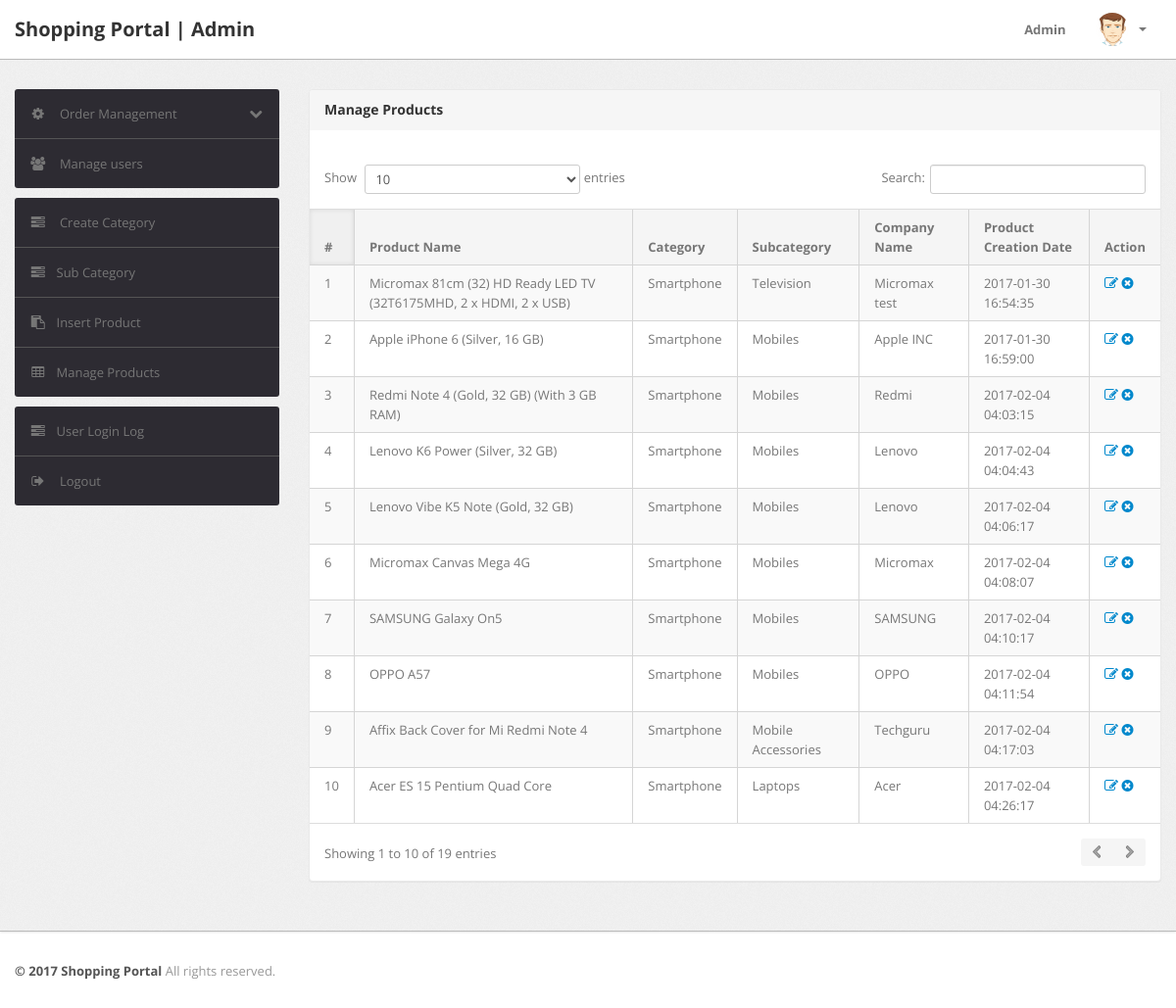
The page /Shoppingg/admin/manage-products.php (signed in) on the database its author committed.
### tables this page shows
CREATE TABLE `products` (
  `id` int(11) NOT NULL,
  `category` int(11) NOT NULL,
  `subCategory` int(11) DEFAULT NULL,
  `productName` varchar(255) DEFAULT NULL,
  `productCompany` varchar(255) DEFAULT NULL,
  `productPrice` int(11) DEFAULT NULL,
  `productPriceBeforeDiscount` int(11) DEFAULT NULL,
  `productDescription` longtext,
  `productImage1` varchar(255) DEFAULT NULL,
  `productImage2` varchar(255) DEFAULT NULL,
  `productImage3` varchar(255) DEFAULT NULL,
  `shippingCharge` int(11) DEFAULT NULL,
  `productAvailability` varchar(255) DEFAULT NULL,
  `postingDate` timestamp NULL DEFAULT CURRENT_TIMESTAMP,
  `updationDate` varchar(255) DEFAULT NULL
);

CREATE TABLE `category` (
  `id` int(11) NOT NULL,
  `categoryName` varchar(255) DEFAULT NULL,
  `categoryDescription` longtext,
  `creationDate` timestamp NOT NULL DEFAULT CURRENT_TIMESTAMP,
  `updationDate` varchar(255) DEFAULT NULL
);

CREATE TABLE `subcategory` (
  `id` int(11) NOT NULL,
  `categoryid` int(11) DEFAULT NULL,
  `subcategory` varchar(255) DEFAULT NULL,
  `creationDate` timestamp NULL DEFAULT CURRENT_TIMESTAMP,
  `updationDate` varchar(255) DEFAULT NULL
);

### Shoppingg/admin/manage-products.php (the view, shortened to what this page needs)
<?php
include('include/config.php');
if(strlen($_SESSION['alogin'])==0)
	{
header('location:index.php');
}
else{
?>
<!DOCTYPE html>
<html lang="en">
<head>
	<link type="text/css" href="bootstrap/css/bootstrap.min.css" rel="stylesheet">
	<link type="text/css" href="bootstrap/css/bootstrap-responsive.min.css" rel="stylesheet">
	<link type="text/css" href="css/theme.css" rel="stylesheet">
	<link type="text/css" href="images/icons/css/font-awesome.css" rel="stylesheet">
</head>
<body>
<?php include('include/header.php');?>
	<div class="wrapper">
		<div class="container">
			<div class="row">
<?php include('include/sidebar.php');?>
			<div class="span9">
					<div class="content">
	<div class="module">
							<div class="module-head">
								<h3>Manage Products</h3>
							</div>
							<div class="module-body table">
									<br />
								<table cellpadding="0" cellspacing="0" border="0" class="datatable-1 table table-bordered table-striped	 display" width="100%">
									<thead>
										<tr>
											<th>#</th>
											<th>Product Name</th>
											<th>Category </th>
											<th>Subcategory</th>
											<th>Company Name</th>
											<th>Product Creation Date</th>
											<th>Action</th>
										</tr>
									</thead>
									<tbody>
<?php $query=mysqli_query($con,"select products.*,category.categoryName,subcategory.subcategory from products join category on category.id=products.category join subcategory on subcategory.id=products.subCategory");
$cnt=1;
while($row=mysqli_fetch_array($query))
{
?>
										<tr>
											<td><?php echo htmlentities($cnt);?></td>
											<td><?php echo htmlentities($row['productName']);?></td>
											<td><?php echo htmlentities($row['categoryName']);?></td>
											<td> <?php echo htmlentities($row['subcategory']);?></td>
											<td><?php echo htmlentities($row['productCompany']);?></td>
											<td><?php echo htmlentities($row['postingDate']);?></td>
											<td>
											<a href="edit-products.php?id=<?php echo $row['id']?>" ><i class="icon-edit"></i></a>
											<a href="manage-products.php?id=<?php echo $row['id']?>&del=delete" onClick="return confirm('Are you sure you want to delete?')"><i class="icon-remove-sign"></i></a></td>
										</tr>
										<?php $cnt=$cnt+1; } ?>
								</table>
							</div>
						</div>
					</div>
				</div>
			</div>
		</div>
	</div>
<?php include('include/footer.php');?>
</body>
<?php } ?>

### Shoppingg/admin/include/header.php (shortened to what this page needs)
<div class="navbar navbar-fixed-top">
		<div class="navbar-inner">
			<div class="container">
			  	<a class="brand" href="index.html">
			  		Shopping Portal | Admin
			  	</a>
				<div class="nav-collapse collapse navbar-inverse-collapse">
					<ul class="nav pull-right">
						<li><a href="#">
							Admin
						</a></li>
						<li class="nav-user dropdown">
							<a href="#" class="dropdown-toggle" data-toggle="dropdown">
								<img src="images/user.png" class="nav-avatar" />
								<b class="caret"></b>
							</a>
						</li>
					</ul>
				</div>
			</div>
		</div>
	</div>

### Shoppingg/admin/include/sidebar.php (shortened to what this page needs)
<div class="span3">
					<div class="sidebar">
<ul class="widget widget-menu unstyled">
							<li>
								<a class="collapsed" data-toggle="collapse" href="#togglePages">
									<i class="menu-icon icon-cog"></i>
									<i class="icon-chevron-down pull-right"></i><i class="icon-chevron-up pull-right"></i>
									Order Management
								</a>
							</li>
							<li>
								<a href="manage-users.php">
									<i class="menu-icon icon-group"></i>
									Manage users
								</a>
							</li>
						</ul>
						<ul class="widget widget-menu unstyled">
                                <li><a href="category.php"><i class="menu-icon icon-tasks"></i> Create Category </a></li>
                                <li><a href="subcategory.php"><i class="menu-icon icon-tasks"></i>Sub Category </a></li>
                                <li><a href="insert-product.php"><i class="menu-icon icon-paste"></i>Insert Product </a></li>
                                <li><a href="manage-products.php"><i class="menu-icon icon-table"></i>Manage Products </a></li>
                            </ul>
						<ul class="widget widget-menu unstyled">
							<li><a href="user-logs.php"><i class="menu-icon icon-tasks"></i>User Login Log </a></li>
							<li>
								<a href="logout.php">
									<i class="menu-icon icon-signout"></i>
									Logout
								</a>
							</li>
						</ul>
					</div>
				</div>

### Shoppingg/admin/include/footer.php
<div class="footer">
	<div class="container">
		<b class="copyright">&copy; 2017 Shopping Portal </b> All rights reserved.
	</div>
</div>

### rows shown on the page
products: productName "Micromax 81cm (32) HD Ready LED TV (32T6175MHD, 2 x HDMI, 2 x USB)", category.categoryName "Smartphone", subcategory.subcategory "Television", productCompany "Micromax test", postingDate "2017-01-30 16:54:35"
products: productName "Apple iPhone 6 (Silver, 16 GB)", category.categoryName "Smartphone", subcategory.subcategory "Mobiles", productCompany "Apple INC", postingDate "2017-01-30 16:59:00"
products: productName "Redmi Note 4 (Gold, 32 GB) (With 3 GB RAM)", category.categoryName "Smartphone", subcategory.subcategory "Mobiles", productCompany "Redmi", postingDate "2017-02-04 04:03:15"
products: productName "Lenovo K6 Power (Silver, 32 GB)", category.categoryName "Smartphone", subcategory.subcategory "Mobiles", productCompany "Lenovo", postingDate "2017-02-04 04:04:43"
products: productName "Lenovo Vibe K5 Note (Gold, 32 GB)", category.categoryName "Smartphone", subcategory.subcategory "Mobiles", productCompany "Lenovo", postingDate "2017-02-04 04:06:17"
products: productName "Micromax Canvas Mega 4G", category.categoryName "Smartphone", subcategory.subcategory "Mobiles", productCompany "Micromax", postingDate "2017-02-04 04:08:07"
products: productName "SAMSUNG Galaxy On5", category.categoryName "Smartphone", subcategory.subcategory "Mobiles", productCompany "SAMSUNG", postingDate "2017-02-04 04:10:17"
products: productName "OPPO A57", category.categoryName "Smartphone", subcategory.subcategory "Mobiles", productCompany "OPPO", postingDate "2017-02-04 04:11:54"
products: productName "Affix Back Cover for Mi Redmi Note 4", category.categoryName "Smartphone", subcategory.subcategory "Mobile Accessories", productCompany "Techguru", postingDate "2017-02-04 04:17:03"
products: productName "Acer ES 15 Pentium Quad Core", category.categoryName "Smartphone", subcategory.subcategory "Laptops", productCompany "Acer", postingDate "2017-02-04 04:26:17"
